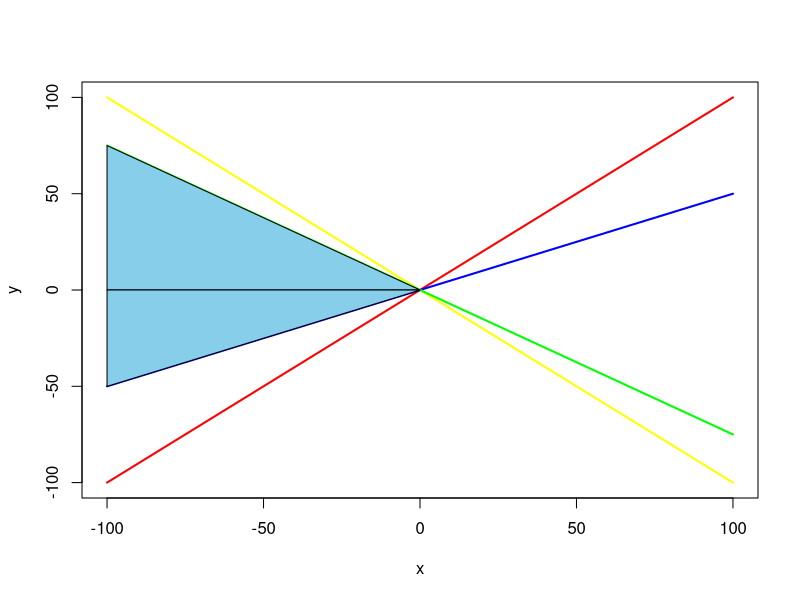

The R source for this figure:
## ---- chunk 1
a2=3
a1=4

rest1 = function(a1){a2=a1}
rest2= function(a1){a2=a1/2}
rest3 = function(a1){a2=-a1}
rest4 = function(a1){a2=(-3/4)*a1}

curve(rest1, from = -100, to = 100,  xlab="x", ylab="y", col="red", lwd=2);
curve(rest2, from = -100, to = 100, col="blue", lwd=2, add=TRUE)
curve(rest3, col="yellow", lwd=2, add=TRUE)
curve(rest4, col="green", lwd=2, add=TRUE)

cord.x <- c(-100,-100,0)
cord.y <- c((-3/4)*-100,0,0)
cord.y2 <- c(-50,0,0)
polygon(cord.x, cord.y, col="skyblue")
polygon(cord.x, cord.y2, col = "skyblue")

## ---- chunk 2
#sample data
x1 <- 3 
x2 <- 1 
x3 <- -2 

#normalise data
x3 <- -x3
x <- as.matrix(rbind(x1, x2, x3))
x
